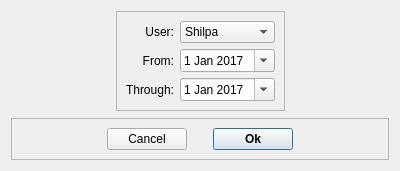
<?xml version="1.0" encoding="UTF-8"?>
<ui version="4.0">
 <class>ViewEntries</class>
 <widget class="QDialog" name="ViewEntries">
  <property name="geometry">
   <rect>
    <x>0</x>
    <y>0</y>
    <width>400</width>
    <height>171</height>
   </rect>
  </property>
  <property name="windowTitle">
   <string>View Entries</string>
  </property>
  <property name="windowOpacity">
   <double>0.800000000000000</double>
  </property>
  <layout class="QGridLayout" name="gridLayout">
   <item row="2" column="1">
    <widget class="QFrame" name="frame">
     <property name="frameShape">
      <enum>QFrame::StyledPanel</enum>
     </property>
     <property name="frameShadow">
      <enum>QFrame::Raised</enum>
     </property>
     <layout class="QGridLayout" name="gridLayout_2">
      <item row="1" column="0">
       <widget class="QLabel" name="lblFrom">
        <property name="text">
         <string>From:</string>
        </property>
        <property name="alignment">
         <set>Qt::AlignRight|Qt::AlignTrailing|Qt::AlignVCenter</set>
        </property>
       </widget>
      </item>
      <item row="1" column="1">
       <widget class="QDateEdit" name="dateFrom">
        <property name="maximumDate">
         <date>
          <year>2099</year>
          <month>12</month>
          <day>31</day>
         </date>
        </property>
        <property name="minimumDate">
         <date>
          <year>2017</year>
          <month>1</month>
          <day>1</day>
         </date>
        </property>
        <property name="calendarPopup">
         <bool>true</bool>
        </property>
       </widget>
      </item>
      <item row="2" column="0">
       <widget class="QLabel" name="lblTo">
        <property name="text">
         <string>Through:</string>
        </property>
        <property name="alignment">
         <set>Qt::AlignRight|Qt::AlignTrailing|Qt::AlignVCenter</set>
        </property>
       </widget>
      </item>
      <item row="2" column="1">
       <widget class="QDateEdit" name="dateTo">
        <property name="maximumDate">
         <date>
          <year>2099</year>
          <month>12</month>
          <day>31</day>
         </date>
        </property>
        <property name="minimumDate">
         <date>
          <year>2017</year>
          <month>1</month>
          <day>1</day>
         </date>
        </property>
        <property name="calendarPopup">
         <bool>true</bool>
        </property>
       </widget>
      </item>
      <item row="0" column="1">
       <widget class="QComboBox" name="comboUser">
        <item>
         <property name="text">
          <string>Shilpa</string>
         </property>
        </item>
        <item>
         <property name="text">
          <string>Nick</string>
         </property>
        </item>
        <item>
         <property name="text">
          <string>Daniel</string>
         </property>
        </item>
        <item>
         <property name="text">
          <string>Jessica</string>
         </property>
        </item>
        <item>
         <property name="text">
          <string>dab</string>
         </property>
        </item>
       </widget>
      </item>
      <item row="0" column="0">
       <widget class="QLabel" name="lblUser">
        <property name="text">
         <string>User:</string>
        </property>
        <property name="alignment">
         <set>Qt::AlignRight|Qt::AlignTrailing|Qt::AlignVCenter</set>
        </property>
       </widget>
      </item>
     </layout>
    </widget>
   </item>
   <item row="2" column="0">
    <spacer name="horizontalSpacer_2">
     <property name="orientation">
      <enum>Qt::Horizontal</enum>
     </property>
     <property name="sizeHint" stdset="0">
      <size>
       <width>40</width>
       <height>20</height>
      </size>
     </property>
    </spacer>
   </item>
   <item row="3" column="1">
    <spacer name="verticalSpacer">
     <property name="orientation">
      <enum>Qt::Vertical</enum>
     </property>
     <property name="sizeHint" stdset="0">
      <size>
       <width>20</width>
       <height>40</height>
      </size>
     </property>
    </spacer>
   </item>
   <item row="2" column="2">
    <spacer name="horizontalSpacer">
     <property name="orientation">
      <enum>Qt::Horizontal</enum>
     </property>
     <property name="sizeHint" stdset="0">
      <size>
       <width>40</width>
       <height>20</height>
      </size>
     </property>
    </spacer>
   </item>
   <item row="4" column="0" colspan="3">
    <widget class="QFrame" name="frame_2">
     <property name="frameShape">
      <enum>QFrame::StyledPanel</enum>
     </property>
     <property name="frameShadow">
      <enum>QFrame::Raised</enum>
     </property>
     <layout class="QHBoxLayout" name="horizontalLayout">
      <item>
       <spacer name="horizontalSpacer_4">
        <property name="orientation">
         <enum>Qt::Horizontal</enum>
        </property>
        <property name="sizeHint" stdset="0">
         <size>
          <width>40</width>
          <height>20</height>
         </size>
        </property>
       </spacer>
      </item>
      <item>
       <widget class="QPushButton" name="butCancel">
        <property name="text">
         <string>Cancel</string>
        </property>
       </widget>
      </item>
      <item>
       <spacer name="horizontalSpacer_5">
        <property name="orientation">
         <enum>Qt::Horizontal</enum>
        </property>
        <property name="sizeType">
         <enum>QSizePolicy::Preferred</enum>
        </property>
        <property name="sizeHint" stdset="0">
         <size>
          <width>20</width>
          <height>20</height>
         </size>
        </property>
       </spacer>
      </item>
      <item>
       <widget class="QPushButton" name="butOk">
        <property name="font">
         <font>
          <weight>75</weight>
          <bold>true</bold>
         </font>
        </property>
        <property name="text">
         <string>Ok</string>
        </property>
        <property name="default">
         <bool>true</bool>
        </property>
       </widget>
      </item>
      <item>
       <spacer name="horizontalSpacer_3">
        <property name="orientation">
         <enum>Qt::Horizontal</enum>
        </property>
        <property name="sizeHint" stdset="0">
         <size>
          <width>40</width>
          <height>20</height>
         </size>
        </property>
       </spacer>
      </item>
     </layout>
    </widget>
   </item>
  </layout>
 </widget>
 <resources/>
 <connections/>
</ui>
